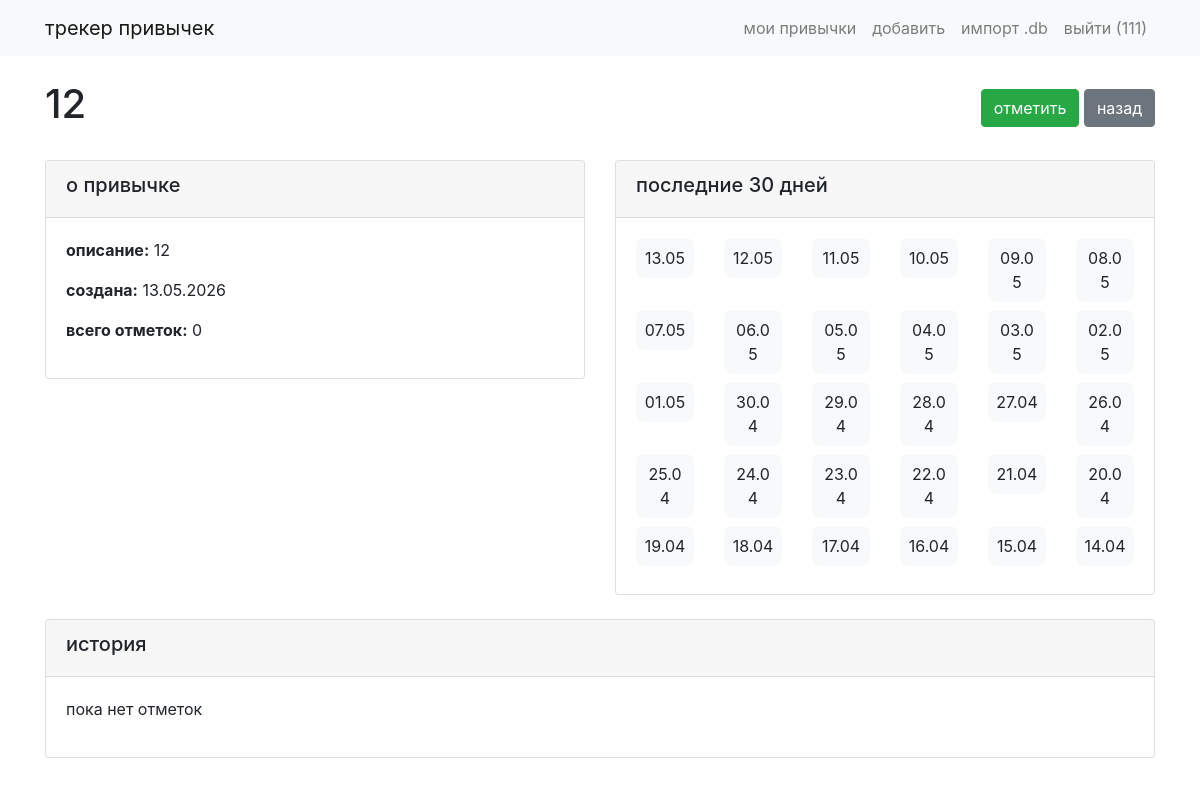
The app's page /habits/1 (signed in) with its own data.
### data/users.py (models this page shows, shortened)
class User(UserMixin, SqlAlchemyBase):  # добавить UserMixin
    __tablename__ = 'users'
    id = sqlalchemy.Column(sqlalchemy.Integer, primary_key=True, autoincrement=True)
    username = sqlalchemy.Column(sqlalchemy.String, nullable=False, unique=True)
    hashed_password = sqlalchemy.Column(sqlalchemy.String, nullable=True)
    created_date = sqlalchemy.Column(sqlalchemy.DateTime, default=datetime.datetime.now)
    habits = orm.relationship('Habit', back_populates='user')

### data/habits.py (models this page shows)
class Habit(SqlAlchemyBase):
    __tablename__ = 'habits'
    id = sqlalchemy.Column(sqlalchemy.Integer, primary_key=True, autoincrement=True)
    name = sqlalchemy.Column(sqlalchemy.String, nullable=False)
    description = sqlalchemy.Column(sqlalchemy.String, nullable=True)
    user_id = sqlalchemy.Column(sqlalchemy.Integer, sqlalchemy.ForeignKey("users.id"))
    created_date = sqlalchemy.Column(sqlalchemy.DateTime, default=datetime.datetime.now)
    user = orm.relationship('User', back_populates='habits')
    checks = orm.relationship('HabitCheck', back_populates='habit', cascade='all, delete-orphan')

### main.py (the view)
@app.route('/habits/<int:habit_id>')
@login_required
def habit_detail(habit_id):
    db_sess = db_session.create_session()
    habit = db_sess.query(Habit).filter(Habit.id == habit_id, Habit.user_id == current_user.id).first()
    if not habit:
        return redirect('/habits')
    checks = db_sess.query(HabitCheck).filter(HabitCheck.habit_id == habit_id).order_by(
        HabitCheck.check_date.desc()).all()
    total_checks = len(checks)
    calendar_data = {}
    for i in range(30):
        date = datetime.datetime.now().date() - datetime.timedelta(days=i)
        checked = db_sess.query(HabitCheck).filter(
            HabitCheck.habit_id == habit_id,
            HabitCheck.check_date == date
        ).first() is not None
        calendar_data[date] = checked
    return render_template('habit_detail.html', habit=habit, checks=checks,
                           total_checks=total_checks, calendar_data=calendar_data)

### data/db_session.py (called while the page is built)
def create_session() -> Session:
    global __factory
    return __factory()

### main.py (called while the page is built)
@login_manager.user_loader
def load_user(user_id):
    db_sess = db_session.create_session()
    return db_sess.query(User).get(int(user_id))

### templates/habit_detail.html
{% extends "base.html" %}
{% block content %}
<div class="d-flex justify-content-between align-items-center mb-4">
    <h1>{{ habit.name }}</h1>
    <div>
        <a href="/habits/{{ habit.id }}/check" class="btn btn-success">отметить</a>
        <a href="/habits" class="btn btn-secondary">назад</a>
    </div>
</div>
<div class="row">
    <div class="col-md-6">
        <div class="card mb-4">
            <div class="card-header">
                <h5>о привычке</h5>
            </div>
            <div class="card-body">
                <p><strong>описание:</strong> {{ habit.description or 'нет описания' }}</p>
                <p><strong>создана:</strong> {{ habit.created_date.strftime('%d.%m.%Y') }}</p>
                <p><strong>всего отметок:</strong> {{ total_checks }}</p>
            </div>
        </div>
    </div>
    <div class="col-md-6">
        <div class="card mb-4">
            <div class="card-header">
                <h5>последние 30 дней</h5>
            </div>
            <div class="card-body">
                <div class="row">
                    {% for date, checked in calendar_data.items() %}
                        <div class="col-2 text-center mb-2">
                            <div class="p-2 {% if checked %}bg-success text-white{% else %}bg-light{% endif %}"
                                 style="border-radius: 8px;">
                                {{ date.strftime('%d.%m') }}
                            </div>
                        </div>
                    {% endfor %}
                </div>
            </div>
        </div>
    </div>
</div>
<div class="card">
    <div class="card-header">
        <h5>история</h5>
    </div>
    <div class="card-body">
        {% if checks %}
            <ul class="list-group">
            {% for check in checks %}
                <li class="list-group-item">
                    {{ check.check_date.strftime('%d.%m.%Y') }} в {{ check.checked_at.strftime('%H:%M') }}
                </li>
            {% endfor %}
            </ul>
        {% else %}
            <p>пока нет отметок</p>
        {% endif %}
    </div>
</div>
{% endblock %}

### templates/base.html (shortened to what this page needs)
<!doctype html>
<html lang="ru">
<head>
    <link rel="stylesheet" href="https://stackpath.bootstrapcdn.com/bootstrap/4.4.1/css/bootstrap.min.css">
</head>
<body>
    <nav class="navbar navbar-expand-lg navbar-light bg-light">
        <div class="container">
            <a class="navbar-brand" href="/">трекер привычек</a>
            <div class="navbar-nav">
                {% if current_user.is_authenticated %}
                    <a class="nav-link" href="/habits">мои привычки</a>
                    <a class="nav-link" href="/habits/add">добавить</a>
                    <a class="nav-link" href="/habits/import">импорт .db</a>
                    <a class="nav-link" href="/logout">выйти ({{ current_user.username }})</a>
                {% else %}
                    <a class="nav-link" href="/login">войти</a>
                    <a class="nav-link" href="/register">регистрация</a>
                {% endif %}
            </div>
        </div>
    </nav>
    <main role="main" class="container mt-4">
        {% block content %}{% endblock %}
    </main>
</body>
</html>

### records on screen
User: username "111"
Habit: name "12", description "12", created_date "13.05.2026"

### other values on screen
{{ total_checks }} "0"
{{ date.strftime('%d.%m') }} "13.05" "12.05" "11.05" "10.05" "09.05" "08.05" "07.05" "06.05" "05.05" "04.05" "03.05" "02.05" "01.05" "30.04" "29.04" "28.04" "27.04" "26.04" "25.04" "24.04" "23.04" "22.04" "21.04" "20.04" "19.04" "18.04" "17.04" "16.04" "15.04" "14.04"
